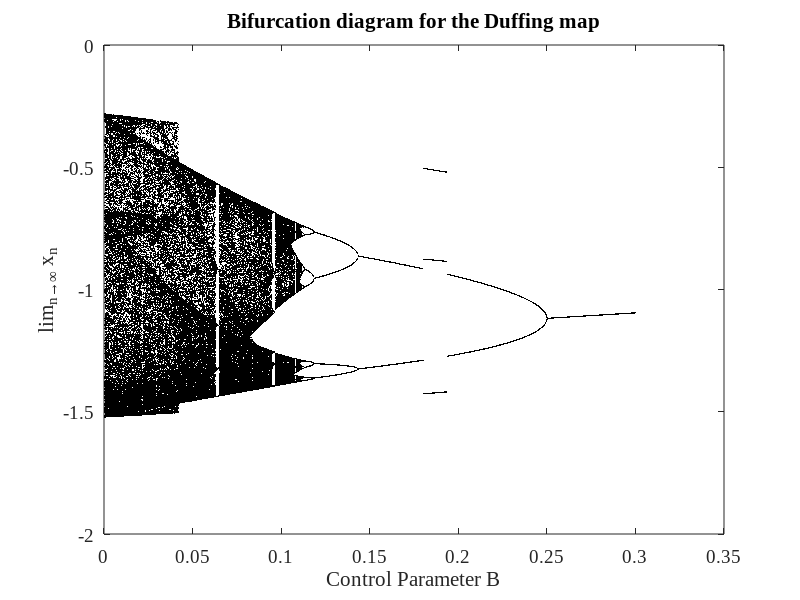

Here is the MATLAB script that generated this plot:
clear variables
set(0,'DefaultAxesFontName','Times New Roman','DefaultAxesFontSize',14)

N = 1024;                                %Number of B Values
A = 2.5;
B_vec = linspace(0,0.3,N);          %array for B values between 0,0.3

Ntrans = 1024;                                % offset for remove transient dynmaics
NT = 256;                                   %                    
xstart = 0.75;                        %Arbritary start value
ystart = 0;

for k = 1:N
       
    y0 = ystart;
    x0 = xstart;
    B = B_vec(k);                 %loop to compute B values from xstart
    
    for j=1:Ntrans
        y_ = y0;
        y0 = -B*x0 + A*y_ - y_^3;              % loop to eliminate transient dynamics
        x0 = y_;
    end
    
    x(1,k) = x0;                            % define intial x value
    y(1,k) = y0;
    
    for q = 1:NT-1
        y(q+1,k) = -B*x(q,k) + A*y(q,k) - y(q,k)^3; %loop to give value of y
        x(q+1,k) = y(q,k);
    end
end

figure (3)                  % open a figure window
plot(B_vec,x,'k.','MarkerSize',1)                   % plot axes
xlabel('Control Parameter B')                 % label the x axis
ylabel('lim_{n\rightarrow\infty} x_n')                 % label the y axis 
title('Bifurcation diagram for the Duffing map')
